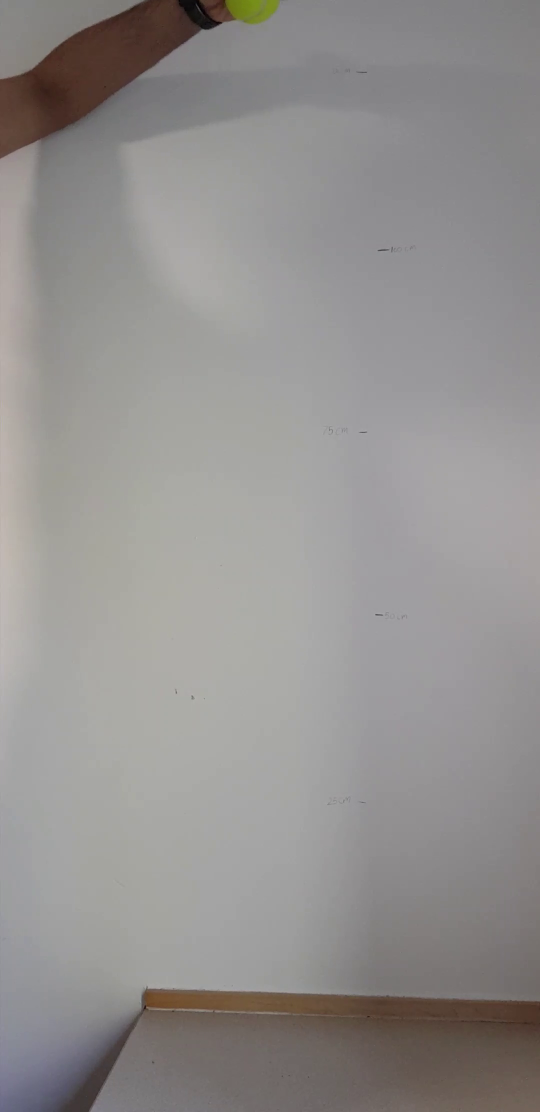
#> input picture frame 10 of DropTest_W125_R1.mp4, 1080 x 2224 px (shown at 1/2 size)
$ python restitution_experiment.py
#> lines starting #> are read from the running program, lines starting #| are printed output that depends on the picture; after the words box and inside, x2 and y2 are one past the last pixel; in counts of white or black regions, pixels touching at a corner belong together
### tracker_func.py
"""
===============================================================================
    # University of Birmingham
    # Labs and Data Analysis 2
    # Portfolio 2:  Particle Tracking
    # Written by:   Abbas Moosajee
    # Written on:   10/04/2022
    # Contact:      AHM080@student.bham.ac.uk
    # Function:     Track a falling ball with OpenCV
===============================================================================
"""

import numpy as np
from cv2 import cv2


def Particle_Tracker(video, track, Particle, itr, height, ymin):
#> called with video = 'DropTest_W125_R1.mp4', track = 0, itr = 2, height = 1.25, ymin = 88.7
    count = 0
    vs = cv2.VideoCapture(video)

    color = Particle["Color"]
    m = Particle["Mass"]  # Mass in kg
    Lower = color[0]      # Lower Color Boundary
    Upper = color[1]      # Upper Color Boundary
    g = 9.81              # Gravitational Acceleration
    buffer = int(vs.get(cv2.CAP_PROP_FRAME_COUNT))
    x, y, center = (None for _ in range(3))  # Defines position of particle
    pts, yt, xt, ct = ([] for _ in range(4))   # Creates growable lists

    # %% keep looping
    while True:
        oframe = vs.read()  # Grabs current frame
        oframe = oframe[1]
#> oframe is the input picture: shape (2224, 1080, 3); mean B, G, R 143.4, 144.8, 147.4
        fps = vs.get(cv2.CAP_PROP_FPS)  # Frame rate of video
        dt = 1/fps                     # Time step
        # Viewing a video and determines,when video reaches end
        if oframe is None:
            break
        count = count+1
        frame = oframe[::-1, :, :]  # Flips image so bottom left is origin
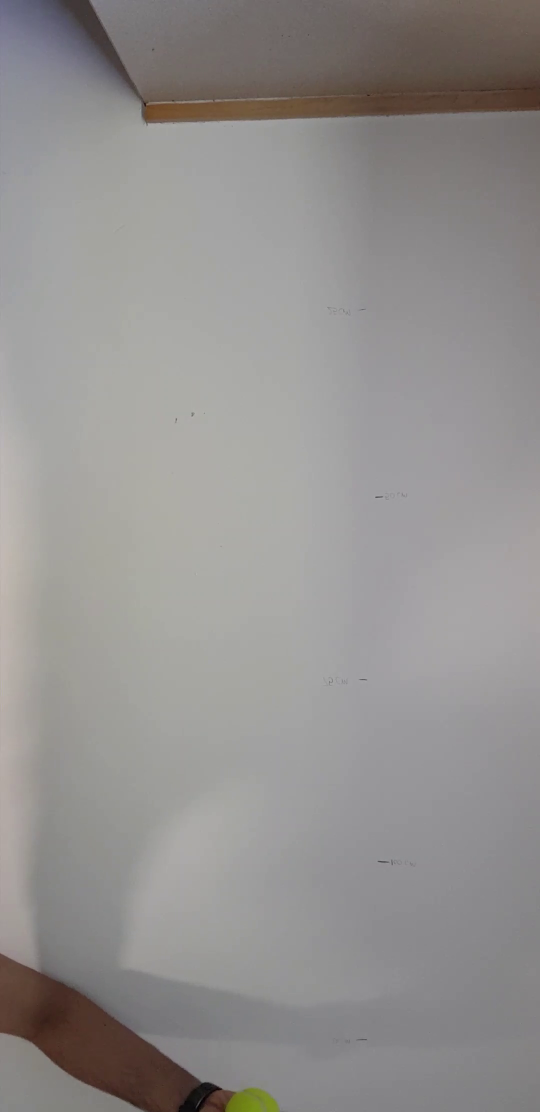
#> frame: shape (2224, 1080, 3) (shown at 1/2 size); mean B, G, R 143.4, 144.8, 147.4
        # Resizes the frame, blurs it, and convert it to HSV color gamut
        frameR = cv2.resize(frame, dsize=(450, 650))
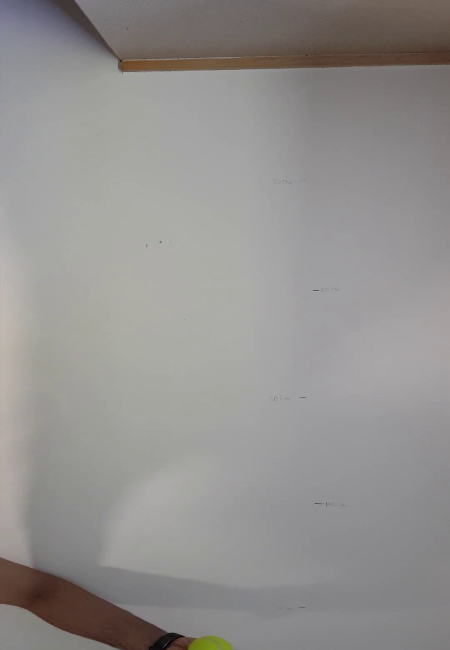
#> frameR: shape (650, 450, 3); mean B, G, R 143.4, 144.7, 147.4
        blurred = cv2.GaussianBlur(frameR, (11, 11), 0)
        hsv = cv2.cvtColor(blurred, cv2.COLOR_BGR2HSV)
#> hsv: shape (650, 450, 3); mean H, S, V 63.4, 12.3, 148

        # Constructs a mask for the ball color, then performs a series
        # of dilations and erosions to clean up the mask
        maskR = cv2.inRange(hsv, Lower, Upper)
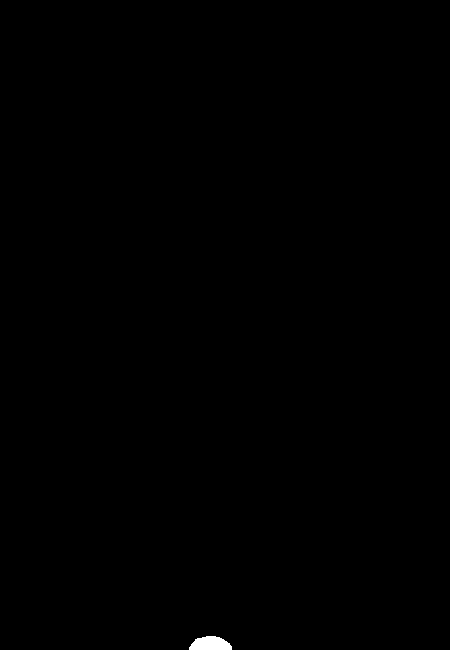
#> maskR: shape (650, 450); 0.16% white; 1 white region, box (x1, y1, x2, y2) and area: (189, 636, 232, 650) 468
        maskE = cv2.erode(maskR, None, itr)
#> maskE: shape (650, 450); 0.14% white; 1 white region
        maskD = cv2.dilate(maskE, None, itr)

        # find contours in the mask and initialize the circle from center
        contours, hierarchy = cv2.findContours(maskD.copy(),
                         mode=cv2.RETR_TREE, method=cv2.CHAIN_APPROX_NONE)
#> contours = 1 contour; box (x1, y1, x2, y2) and area: (189, 636, 232, 650) 421

        if len(contours) > 0:  # only proceed if at least one contour is found
            # in the maskD, and then use it to create an enclosing circle
            c = max(contours, key=cv2.contourArea)
#> c = contour of 92 points, box (x1, y1, x2, y2) (189, 636, 232, 650), area 421
            ((x, y), radius) = cv2.minEnclosingCircle(c)
#> x = 210; y = 647.5; radius = 21.05
            M = cv2.moments(c)
#> M = moments, m00 421, centre m10/m00, m01/m00 = (210, 643.5)
            center = (int(M["m10"] / M["m00"]), int(M["m01"] / M["m00"]))
#> center = (210, 643)

            if track == 1:  # allows live tracking on video
                if radius > 3:  # only proceed if the radius meets a minimum size
                    # Draws circle on the frame
                    cv2.circle(frameR, (int(x), int(y)),
                               int(radius), (0, 255, 255), 2)
                    cv2.circle(frameR, center, 5, Upper, -1)

                for i in range(1, len(pts)):
                    if pts[i - 1] is None or pts[i] is None:
                        continue
                    # Computes the thickness draws connecting lines
                    thickness = int(np.sqrt(buffer / float(i + 1)) * 2.5)
                    cv2.line(frameR, pts[i - 1], pts[i],
                             (0, 0, 255), thickness)
                # show the frame to screen
                cv2.imshow("Frame", frameR[::-1, :])
                if cv2.waitKey(1) & 0xFF == ord('q'):
                    vs.release()
                    break

        # Adds value from obtained from curent frame to list
        pts.append(center)
        ct.append(count)
        yt.append(y)
        xt.append(x)
    cv2.destroyAllWindows()  # close all windows

    # %%
    # Identifies the positions in which the y position arrays have None values
    inl = np.argwhere(np.array(yt) == None)
    if len(inl) == 0:
        inl = [1]
    yt = np.array(yt[int(inl[-1]+1):])
    xt = np.array(xt[int(inl[-1]+1):])
    ct = np.array(ct[int(inl[-1]+1):])

    # Uses drop height to determine the relative conversion from pixels to m
    r = height/(yt[0]-yt[-1])
    # Calculates angle relative t horizontal using Pythagoras Theorem
    thetad = np.rad2deg(np.arctan(yt[0]/xt[0]))
    # Converts Pixel coordinates to values in m
    ypm = (yt-(yt[-1]))*r
    xpm = xt*r
    # Converts frame counter to time values by multiplying by dt
    tp = (ct-ct[0])*dt
    # Calculates velocity of particle between two frames, by dividing the
    # change in its dispalcement with the dt
    vxp = np.asarray([xpm[ti+1]-xpm[ti] for ti in range(len(xpm)-1)])/dt
    vyp = np.asarray([ypm[ti+1]-ypm[ti] for ti in range(len(ypm)-1)])/dt
    vp = np.sqrt((vxp**2)+(vyp**2))
    # Calculates acceleration by dividing the velocity of particle between two
    # points with the dt
    axp = np.asarray([vxp[ti+1]-vxp[ti] for ti in range(len(vxp)-1)])/dt
    ayp = np.asarray([vyp[ti+1]-vyp[ti] for ti in range(len(vyp)-1)])/dt

    # Calculate Gravitational Potential Energy, Kinetic Energy, and Total Energy
    GPE = m*g*ypm[1:]
    KE = (0.5)*m*(vyp**2)
    TE = GPE+KE

    # %% Restitution Coefficient Calculations
    # Determines the index in y arrays where particle has made contact with
    # ground and changed direction. Note: ymin must be manually defined
    Bts = np.argwhere(yt < (ymin))

    # As the Velocity before impact is most negative and after most positive,
    # the COR for the velocity method can be found by dividing the max velocity
    # over the min, albeit only for the first bounce
    REv = max(vyp)/min(vyp)

    # Uses the indexed position Bts, to create two height arrays one of before
    # bounce and one of after bounce. Use the max heights of each to find COR
    REy = np.sqrt(
        abs(max(ypm[int(Bts[0]):int(Bts[1])])/max(ypm[0:int(Bts[0])])))

    REs = [abs(REv), abs(REy)]
    r_xyi = [xpm[0], ypm[0]]
    Data_Table = [tp, xpm, ypm, vxp, vyp, axp, ayp, GPE, KE, TE]
    Initial_Conditions = {"Coordinates": r_xyi,
                          "Velocity": vp[0],
                          "Launch Angle": thetad}

    print('Coefficient of Restitution based on Velocity:', np.round(REs[0], 2),
          'Coefficient of Restitution based on Height:', np.round(REs[1], 2))
    return(Data_Table, Initial_Conditions, REs)

### restitution_experiment.py
"""
===============================================================================
    # University of Birmingham
    # Labs and Data Analysis 2
    # Portfolio 2: Particle Tracking
    # Written by:   Abbas Moosajee
    # Written on:   10/04/2022
    # Contact:      AHM080@student.bham.ac.uk
    # Tracking a falling ball
===============================================================================
"""
import time
import numpy as np
import matplotlib.pyplot as plt
import seaborn; seaborn.set_style("whitegrid")
from pandas import pandas as pd
from tracker_func  import Particle_Tracker
start = time.time()
lt=0#live track
#%%
Green=[(29, 86,  6),(64, 255, 255)]
Tennis_Ball={"Mass":56.93E-03, "Diameter":6.86E-02, "Color":Green}
# Video Naming Convention- DropTest-Surface-Height-Run
# Data,Intial,RE=Particle_Tracker(Video,Particle,Iterationd,Height,ymin)
# Surface- Wooden
R1,I1,RE1=Particle_Tracker('DropTest_W125_R1.mp4',lt,Tennis_Ball,2,1.25,88.7)
R2,I2,RE2=Particle_Tracker('DropTest_W125_R2.mp4',lt,Tennis_Ball,2,1.25,88.7)
R3,I3,RE3=Particle_Tracker('DropTest_W75_R1.mp4',lt,Tennis_Ball,2,0.75,250)
R4,I4,RE4=Particle_Tracker('DropTest_W75_R2.mp4',lt,Tennis_Ball,2,0.75,250)
RE_WV125=(RE1[0]+RE2[0])/2
RE_WH125=(RE1[1]+RE2[1])/2
RE_WV75 =(RE3[0]+RE4[0])/2
RE_WH75 =(RE3[1]+RE4[1])/2

# Surface- Cardboard
R5,I5,RE5=Particle_Tracker('DropTest_Cb125_R1.mp4',lt,Tennis_Ball,2,1.25,173)
R6,I6,RE6=Particle_Tracker('DropTest_Cb125_R2.mp4',lt,Tennis_Ball,2,1.25,173)
R7,I7,RE7=Particle_Tracker('DropTest_Cb75_R1.mp4',lt,Tennis_Ball,2,0.75,300)
R8,I8,RE8=Particle_Tracker('DropTest_Cb75_R2.mp4',lt,Tennis_Ball,2,0.75,300)
RE_CbV125=(RE5[0]+RE6[0])/2
RE_CbH125=(RE5[1]+RE6[1])/2
RE_CbV75 =(RE7[0]+RE8[0])/2
RE_CbH75 =(RE7[1]+RE8[1])/2

# Surface- Carpet
R9,I9,RE9=Particle_Tracker('DropTest_Cp125_R1.mp4',lt,Tennis_Ball,2,1.25,240)
R10,I10,RE10=Particle_Tracker('DropTest_Cp125_R2.mp4',lt,Tennis_Ball,2,1.25,240)
R11,I12,RE11=Particle_Tracker('DropTest_Cp75_R1.mp4',lt,Tennis_Ball,2,0.75,240)
R12,I12,RE12=Particle_Tracker('DropTest_Cp75_R1.mp4',lt,Tennis_Ball,2,0.75,240)
RE_CpV125=(RE9[0]+RE10[0])/2
RE_CpH125=(RE9[1]+RE10[1])/2
RE_CpV75 =(RE11[0]+RE12[0])/2
RE_CpH75 =(RE11[1]+RE12[1])/2
# %%Restitution Table
RE_C=np.round([[RE_CbV75,RE_CbH75,RE_CbV125,RE_CbH125],
              [RE_CpV75,RE_CpH75,RE_CpV125,RE_CpH125],
              [RE_WV75,RE_WH75,RE_WV125,RE_WH125]],2)
column_names = pd.DataFrame([["75 cm", "Velocity"],
                             ["75 cm", "Height"],
                             ["125 cm", "Velocity"],
                             ["125 cm", "Height"]],
                             columns=["",""])

columns = pd.MultiIndex.from_frame(column_names)
index = ["Cardboard","Carpet","Wood" ]
df = pd.DataFrame(RE_C, columns=columns, index=index)
print(df)
# %%
MEH_H=(RE_CbH125+RE_WH125)/2
MEH_L=(RE_CbH75+RE_WH75)/2
MEH=MEH_H-MEH_L

MES_H=(RE_WH75+RE_WH125)/2
MES_L=(RE_CbH75+RE_CbH125)/2
MES=MES_H-MES_L
IE=((RE_WH125+RE_CbH75)/2)-((RE_CbH125+RE_WH75)/2)

RestitutionEffect = plt.figure(figsize=[7, 7])
plt.subplot(1, 1, 1)
plt.plot((0,1), (MEH_L,MEH_H), 'b-')
plt.plot((0,1), (MES_L,MES_H), 'r-')
plt.xlabel('Level')
plt.ylabel('Effect')
plt.legend(['Height Effect', 'Surface Effect'])
# %%Graphical Representation
P1=R1
tp=P1[0]
ParticleData = plt.figure(figsize=[18, 18])
plt.subplot(1, 3, 1)
plt.plot(P1[1], P1[2], 'b-')
plt.xlabel('Distance(m)')
plt.ylabel('Height(m)')
plt.subplot(1, 3, 2)
plt.scatter(tp[:-1], P1[2][:-1], c=P1[4])
plt.xlabel('Time(s)')
plt.ylabel('Height(m)')
plt.subplot(1, 3, 3)
plt.plot(tp[1:], P1[4], 'c.-')
plt.xlabel('Time(s)')
plt.ylabel('Vertical Velocity(m s^-1)')
end = time.time()
print(f"Execution took: {end - start} s")

$ run again, starting later in the video
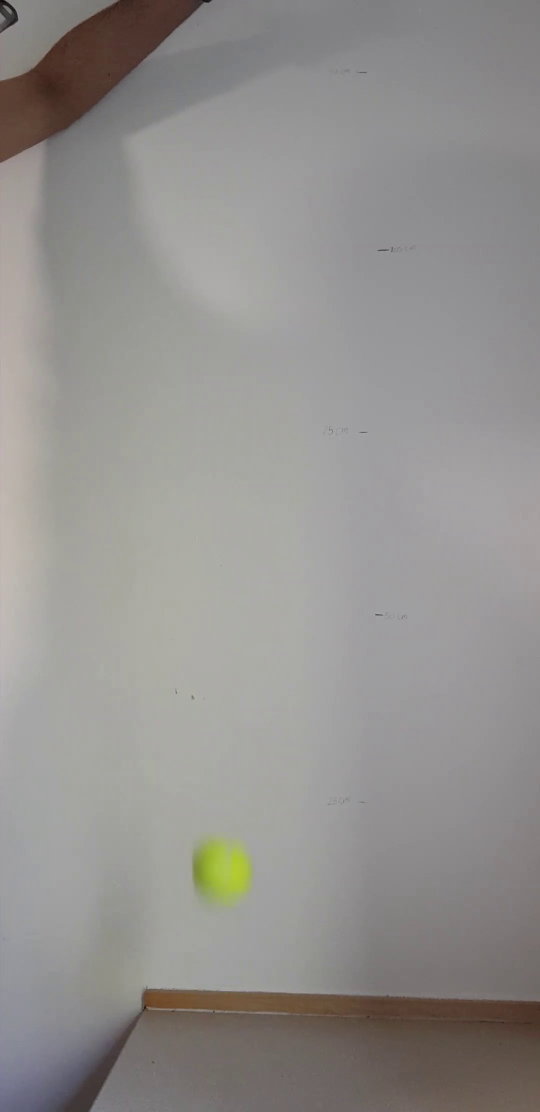
#> input picture frame 49 of DropTest_W125_R1.mp4, 1080 x 2224 px (shown at 1/2 size)
#> in Particle_Tracker, oframe is the input picture: shape (2224, 1080, 3); mean B, G, R 142.7, 144.8, 147.4
#> in Particle_Tracker, `frameR = cv2.resize(frame, dsize=(450, 650))`:
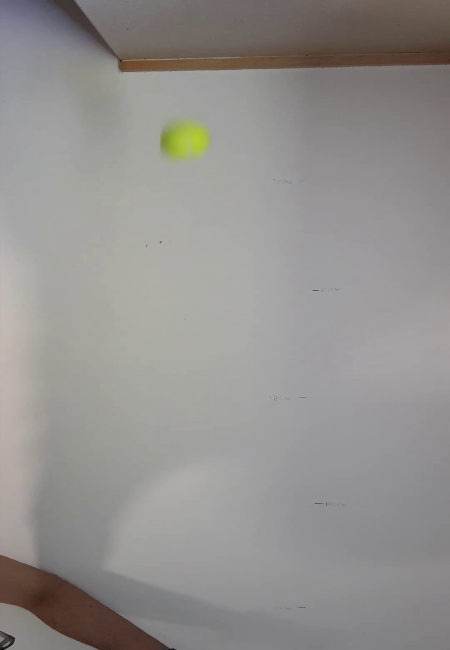
#> frameR: shape (650, 450, 3); mean B, G, R 142.6, 144.8, 147.4
#> hsv: shape (650, 450, 3); mean H, S, V 61.8, 13.1, 148
#> in Particle_Tracker, `maskR = cv2.inRange(hsv, Lower, Upper)`:
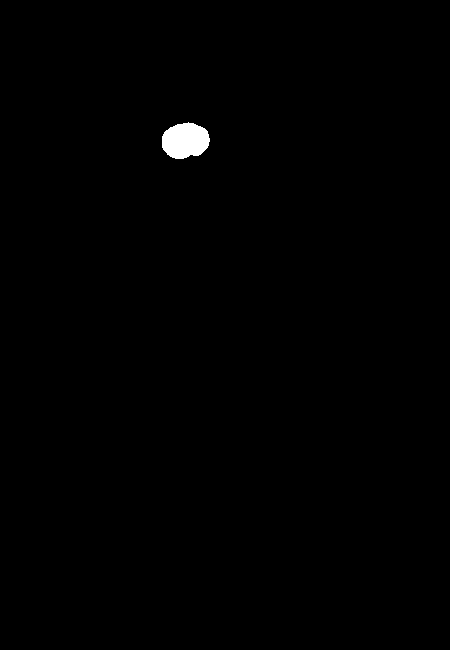
#> maskR: shape (650, 450); 0.47% white; 1 white region, box (x1, y1, x2, y2) and area: (162, 122, 210, 159) 1362
#> maskE: shape (650, 450); 0.41% white; 1 white region, box (x1, y1, x2, y2) and area: (163, 124, 209, 158) 1195
#> maskD: shape (650, 450); 0.47% white; 1 white region
#> contours = 1 contour; box (x1, y1, x2, y2) and area: (162, 123, 210, 159) 1300
#> c = contour of 121 points, box (x1, y1, x2, y2) (162, 123, 210, 159), area 1300
#> x = 185.2; y = 141; radius = 23.98
#> M = moments, m00 1299.5, centre m10/m00, m01/m00 = (184.9, 140.3)
#> center = (184, 140)

$ run again, starting later in the video
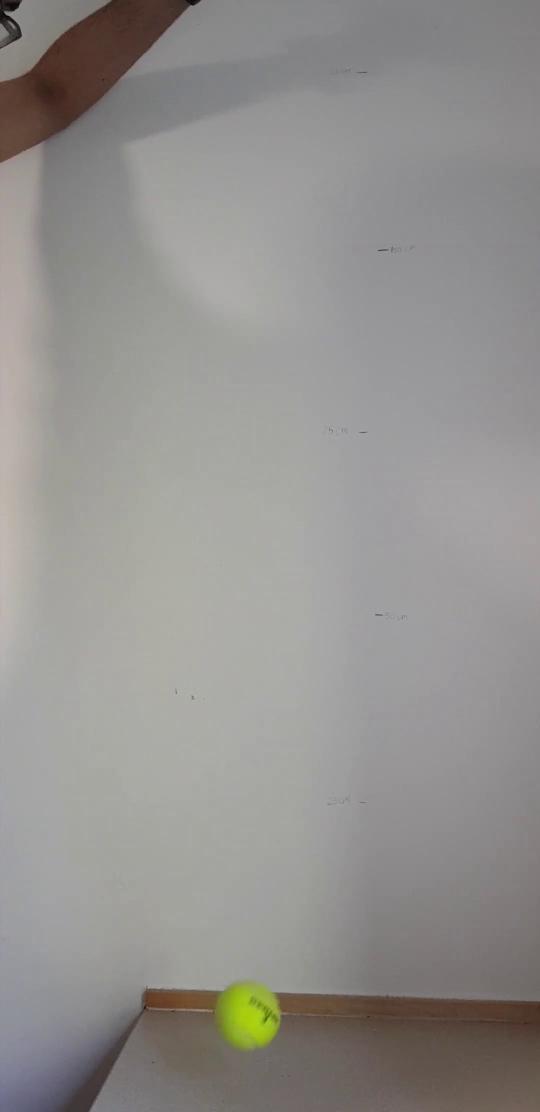
#> input picture frame 87 of DropTest_W125_R1.mp4, 1080 x 2224 px (shown at 1/2 size)
#> in Particle_Tracker, oframe is the input picture: shape (2224, 1080, 3); mean B, G, R 142.8, 145.2, 147.6
#> hsv: shape (650, 450, 3); mean H, S, V 61.3, 13.4, 148.3
#> in Particle_Tracker, `maskR = cv2.inRange(hsv, Lower, Upper)`:
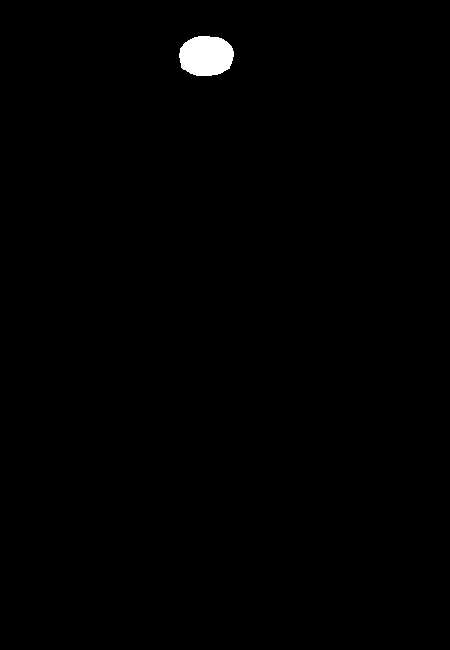
#> maskR: shape (650, 450); 0.61% white; 1 white region, box (x1, y1, x2, y2) and area: (179, 36, 234, 76) 1791
#> in Particle_Tracker, `maskE = cv2.erode(maskR, None, itr)`:
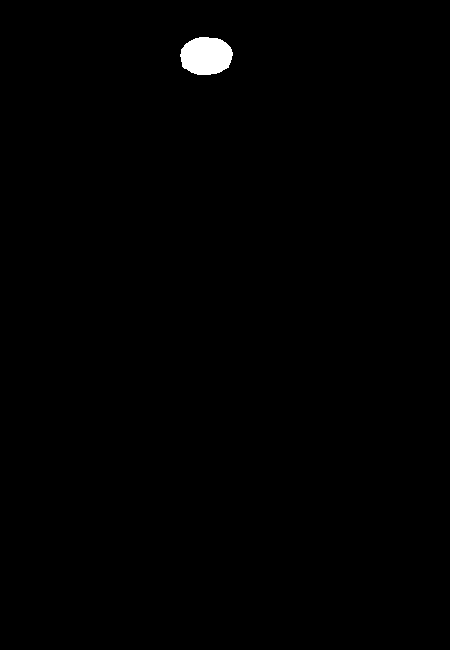
#> maskE: shape (650, 450); 0.55% white; 1 white region
#> contours = 1 contour; box (x1, y1, x2, y2) and area: (179, 36, 234, 76) 1720
#> c = contour of 141 points, box (x1, y1, x2, y2) (179, 36, 234, 76), area 1720
#> x = 206.1; y = 56.15; radius = 27.37
#> M = moments, m00 1719.5, centre m10/m00, m01/m00 = (205.8, 55.57)
#> center = (205, 55)
